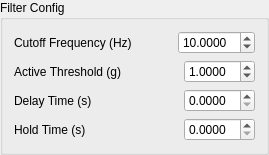
              <widget class="QGroupBox" name="groupBox">
               <property name="title">
                <string>Filter Config</string>
               </property>
               <layout class="QFormLayout" name="formLayout">
                <item row="0" column="0">
                 <widget class="QLabel" name="label_3">
                  <property name="text">
                   <string>Cutoff Frequency (Hz)</string>
                  </property>
                 </widget>
                </item>
                <item row="0" column="1">
                 <layout class="QHBoxLayout" name="horizontalLayout_6">
                  <item>
                   <spacer name="horizontalSpacer_7">
                    <property name="orientation">
                     <enum>Qt::Horizontal</enum>
                    </property>
                    <property name="sizeHint" stdset="0">
                     <size>
                      <width>40</width>
                      <height>20</height>
                     </size>
                    </property>
                   </spacer>
                  </item>
                  <item>
                   <widget class="QDoubleSpinBox" name="spinbox_cutoff">
                    <property name="toolTip">
                     <string extracomment="Proportional to the amount of movement from the baseline that the accelerometer must measure to be considered an &quot;active&quot; sample. Corresponds to the THRESH_ACT register of the ADXL.">&lt;html&gt;&lt;head/&gt;&lt;body&gt;&lt;p&gt;Proportional to the maximum amount of movement from the baseline that the accelerometer must measure to be considered an &amp;quot;inactive&amp;quot; sample. Corresponds to the THRESH_INACT register of the ADXL.&lt;/p&gt;&lt;/body&gt;&lt;/html&gt;</string>
                    </property>
                    <property name="decimals">
                     <number>4</number>
                    </property>
                    <property name="maximum">
                     <double>999.899999999999977</double>
                    </property>
                    <property name="singleStep">
                     <double>0.100000000000000</double>
                    </property>
                    <property name="value">
                     <double>10.000000000000000</double>
                    </property>
                   </widget>
                  </item>
                 </layout>
                </item>
                <item row="1" column="0">
                 <widget class="QLabel" name="label">
                  <property name="text">
                   <string>Active Threshold (g)</string>
                  </property>
                 </widget>
                </item>
                <item row="1" column="1">
                 <layout class="QHBoxLayout" name="horizontalLayout_4">
                  <item>
                   <spacer name="horizontalSpacer_5">
                    <property name="orientation">
                     <enum>Qt::Horizontal</enum>
                    </property>
                    <property name="sizeHint" stdset="0">
                     <size>
                      <width>40</width>
                      <height>20</height>
                     </size>
                    </property>
                   </spacer>
                  </item>
                  <item>
                   <widget class="QDoubleSpinBox" name="spinbox_actthresh">
                    <property name="toolTip">
                     <string extracomment="Proportional to the amount of movement from the baseline that the accelerometer must measure to be considered an &quot;active&quot; sample. Corresponds to the THRESH_ACT register of the ADXL.">&lt;html&gt;&lt;head/&gt;&lt;body&gt;&lt;p&gt;Proportional to the minimum amount of movement from the baseline that the accelerometer must measure to be considered an &amp;quot;active&amp;quot; sample. Corresponds to the THRESH_ACT register of the ADXL.&lt;/p&gt;&lt;/body&gt;&lt;/html&gt;</string>
                    </property>
                    <property name="decimals">
                     <number>4</number>
                    </property>
                    <property name="singleStep">
                     <double>0.050000000000000</double>
                    </property>
                    <property name="value">
                     <double>1.000000000000000</double>
                    </property>
                   </widget>
                  </item>
                 </layout>
                </item>
                <item row="2" column="0">
                 <widget class="QLabel" name="label_4">
                  <property name="text">
                   <string>Delay Time (s)</string>
                  </property>
                 </widget>
                </item>
                <item row="2" column="1">
                 <layout class="QHBoxLayout" name="horizontalLayout_14">
                  <item>
                   <spacer name="horizontalSpacer_8">
                    <property name="orientation">
                     <enum>Qt::Horizontal</enum>
                    </property>
                    <property name="sizeHint" stdset="0">
                     <size>
                      <width>40</width>
                      <height>20</height>
                     </size>
                    </property>
                   </spacer>
                  </item>
                  <item>
                   <widget class="QDoubleSpinBox" name="spinbox_delaytime">
                    <property name="toolTip">
                     <string extracomment="Proportional to the amount of movement from the baseline that the accelerometer must measure to be considered an &quot;active&quot; sample. Corresponds to the THRESH_ACT register of the ADXL.">&lt;html&gt;&lt;head/&gt;&lt;body&gt;&lt;p&gt;Proportional to the minimum amount of movement from the baseline that the accelerometer must measure to be considered an &amp;quot;active&amp;quot; sample. Corresponds to the THRESH_ACT register of the ADXL.&lt;/p&gt;&lt;/body&gt;&lt;/html&gt;</string>
                    </property>
                    <property name="decimals">
                     <number>4</number>
                    </property>
                    <property name="singleStep">
                     <double>0.010000000000000</double>
                    </property>
                    <property name="value">
                     <double>0.000000000000000</double>
                    </property>
                   </widget>
                  </item>
                 </layout>
                </item>
                <item row="3" column="0">
                 <widget class="QLabel" name="label_2">
                  <property name="text">
                   <string>Hold Time (s)</string>
                  </property>
                 </widget>
                </item>
                <item row="3" column="1">
                 <layout class="QHBoxLayout" name="horizontalLayout_7">
                  <item>
                   <spacer name="horizontalSpacer_6">
                    <property name="orientation">
                     <enum>Qt::Horizontal</enum>
                    </property>
                    <property name="sizeHint" stdset="0">
                     <size>
                      <width>40</width>
                      <height>20</height>
                     </size>
                    </property>
                   </spacer>
                  </item>
                  <item>
                   <widget class="QDoubleSpinBox" name="spinbox_holdtime">
                    <property name="toolTip">
                     <string extracomment="Proportional to the amount of movement from the baseline that the accelerometer must measure to be considered an &quot;active&quot; sample. Corresponds to the THRESH_ACT register of the ADXL.">&lt;html&gt;&lt;head/&gt;&lt;body&gt;&lt;p&gt;Proportional to the minimum amount of movement from the baseline that the accelerometer must measure to be considered an &amp;quot;active&amp;quot; sample. Corresponds to the THRESH_ACT register of the ADXL.&lt;/p&gt;&lt;/body&gt;&lt;/html&gt;</string>
                    </property>
                    <property name="decimals">
                     <number>4</number>
                    </property>
                    <property name="singleStep">
                     <double>0.050000000000000</double>
                    </property>
                    <property name="value">
                     <double>0.000000000000000</double>
                    </property>
                   </widget>
                  </item>
                 </layout>
                </item>
               </layout>
              </widget>
